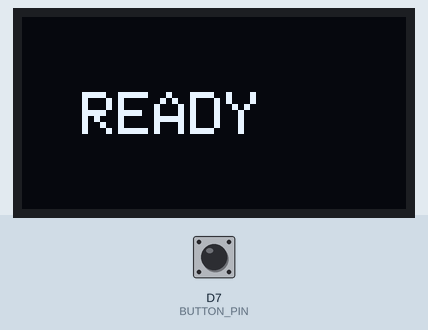
Simulated run of this sketch. Board: ESP8266 (NodeMCU). On the bench: 128×64 one-colour display. The inputs (shaded band) are chosen by the test bench; at power-on: D7 (BUTTON_PIN) HIGH. What the sketch prints to the serial monitor is not drawn.

Above: at 1.2 s.
1.3 s: D7 (BUTTON_PIN) pulled LOW for 0.15 s
At 1.46 s:
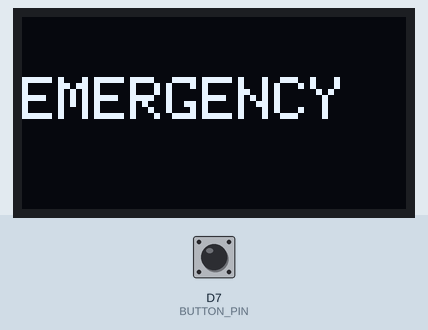
3.0 s: D7 (BUTTON_PIN) pulled LOW for 3.2 s
Timing chart, 0 to 6.0 s (numbered marks = the images above; inputs shaded):
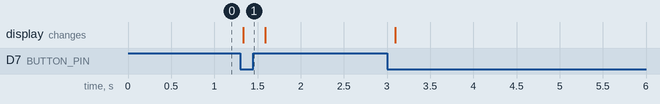

The sketch:

Display_Emergercy_When_Button_Pressed.ino
```cpp
#include <Wire.h>
#include <Adafruit_GFX.h>
#include <Adafruit_SSD1306.h>

#define SCREEN_WIDTH 128
#define SCREEN_HEIGHT 64
#define OLED_RESET -1

Adafruit_SSD1306 display(SCREEN_WIDTH, SCREEN_HEIGHT, &Wire, OLED_RESET);

#define BUTTON_PIN D7

void setup() {
  Serial.begin(115200);

  pinMode(BUTTON_PIN, INPUT_PULLUP);

  // SDA, SCL
  Wire.begin(D2, D1);

  if (!display.begin(SSD1306_SWITCHCAPVCC, 0x3C)) {
    Serial.println("OLED NOT FOUND");
    while (1)
      ;
  }

  display.clearDisplay();
  display.setTextSize(2);
  display.setTextColor(SSD1306_WHITE);
  display.setCursor(20, 25);
  display.println("READY");
  display.display();

  Serial.println("READY");
}

void loop() {

  if (digitalRead(BUTTON_PIN) == LOW) {

    Serial.println("BUTTON PRESSED");

    display.clearDisplay();
    display.setTextSize(2);
    display.setCursor(0, 20);
    display.println("EMERGENCY");
    display.display();

  } else {

    display.clearDisplay();
    display.setTextSize(2);
    display.setCursor(20, 25);
    display.println("READY");
    display.display();
  }

  delay(100);
}
```

Measured:
- after the input at 1.3 s, the display: changes at once (image 1)
